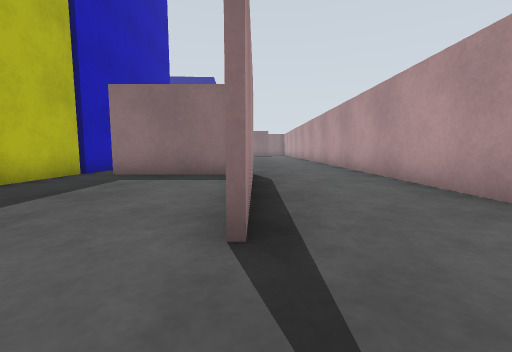
view 1 (above)

24 first-person views from a walk through a robot-simulator world made for Gazebo. The camera is 0.72 m above the floor, tilts 6° down and sees 90° across. The floor is counted in squares, 1 m on a side. Each view is taken from the middle of a square. On the plan, view 1 faces up. The plan holds only what a view shows up to about 9 squares ahead; the rest is blank. The place goes on beyond the plan. The robots in the file are not drawn.

view 2
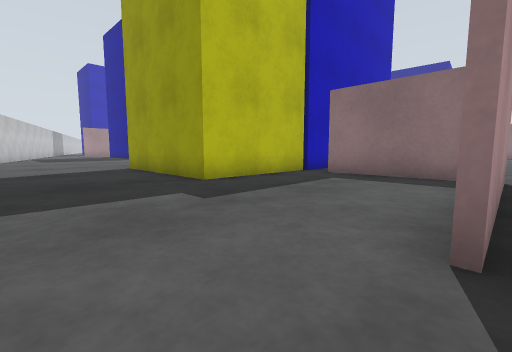

view 3
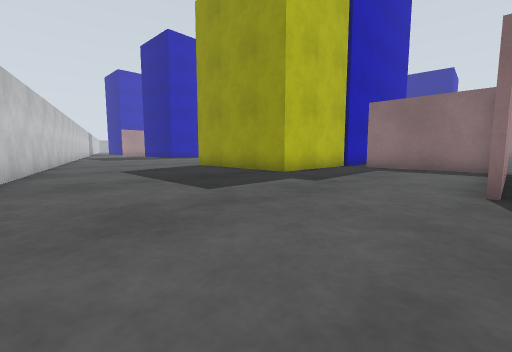

view 4
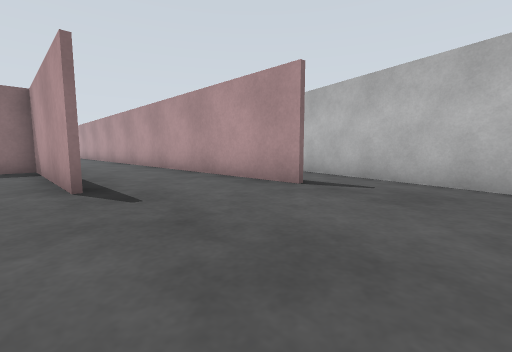

view 5
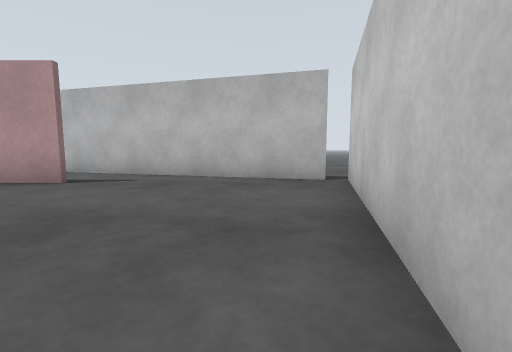

view 6
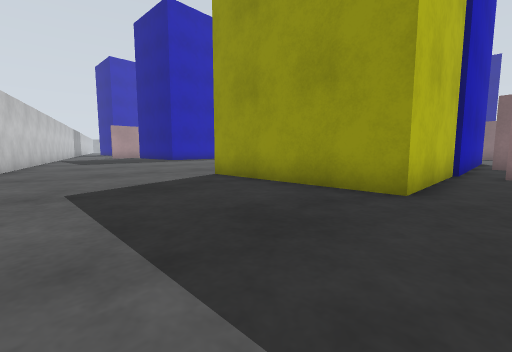

view 7
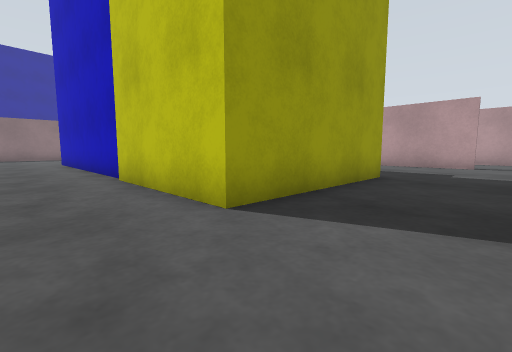

view 8
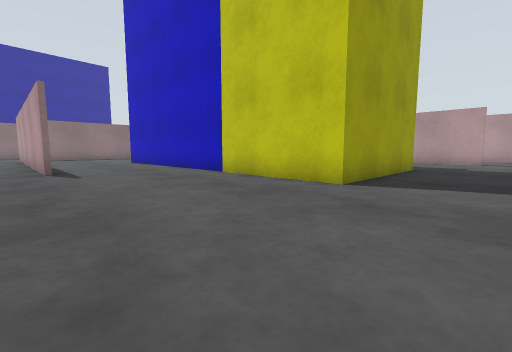

view 9
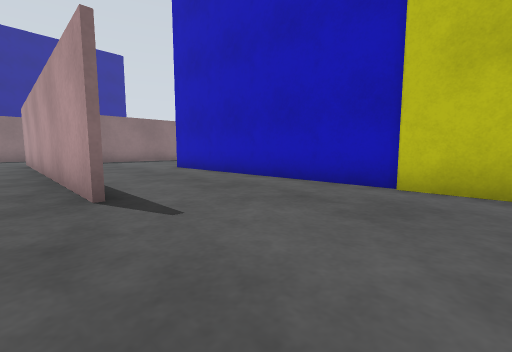

view 10
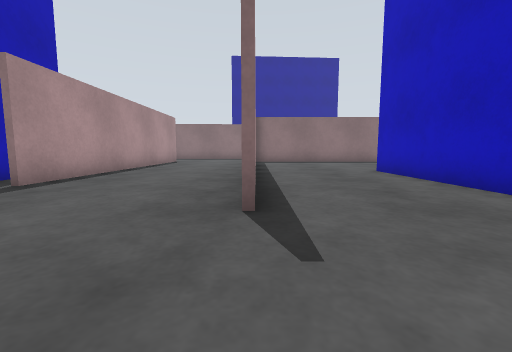

view 11
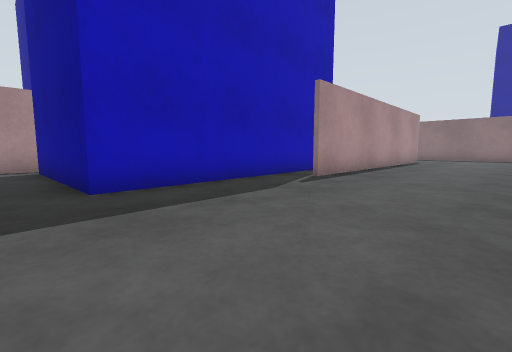

view 12
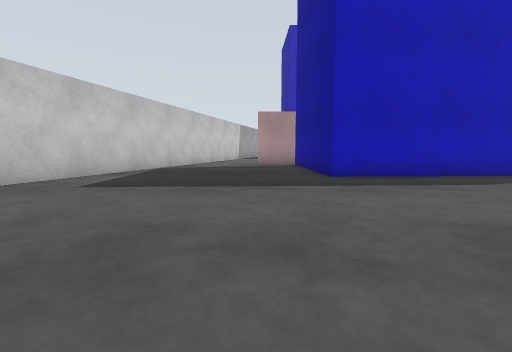

view 13
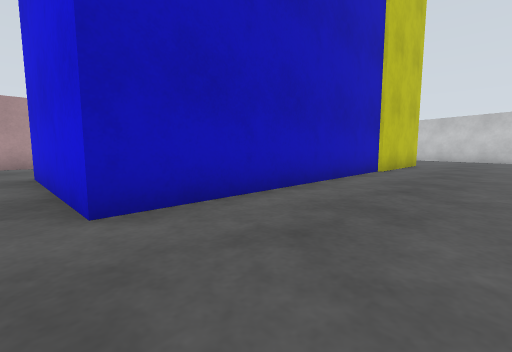

view 14
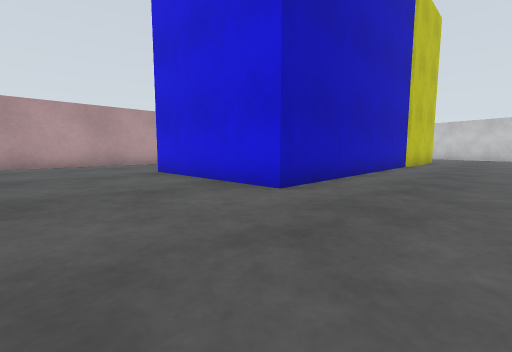

view 15
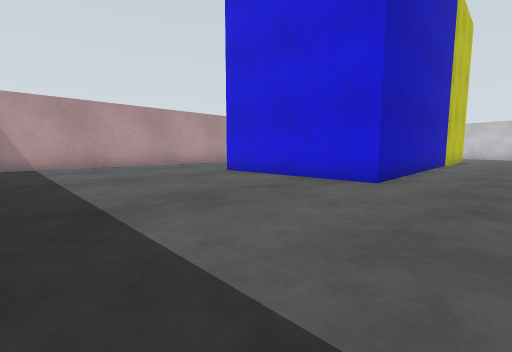

view 16
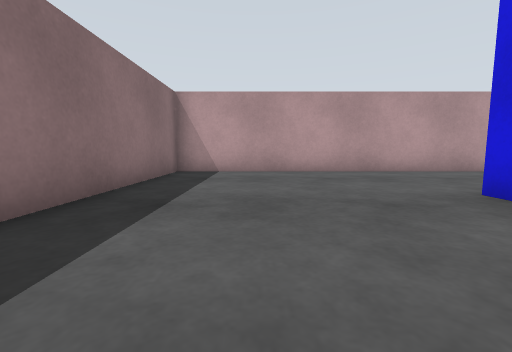

view 17
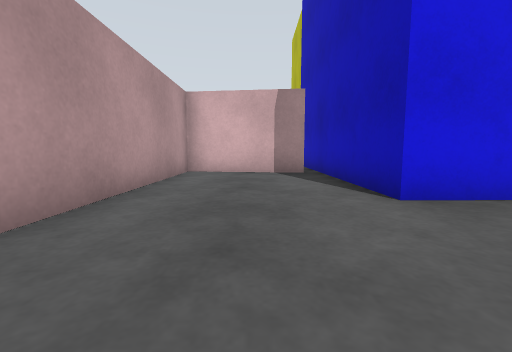

view 18
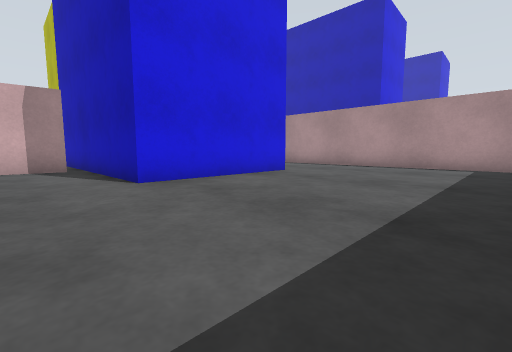

view 19
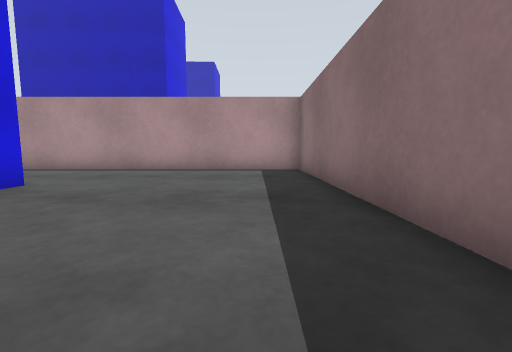

view 20
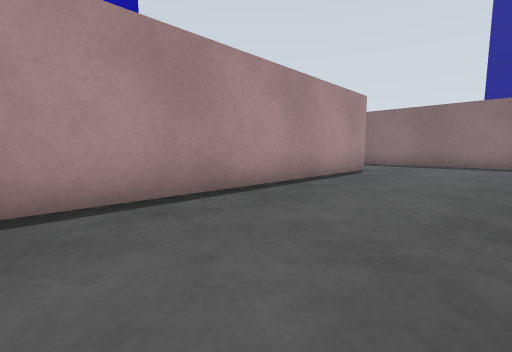

view 21
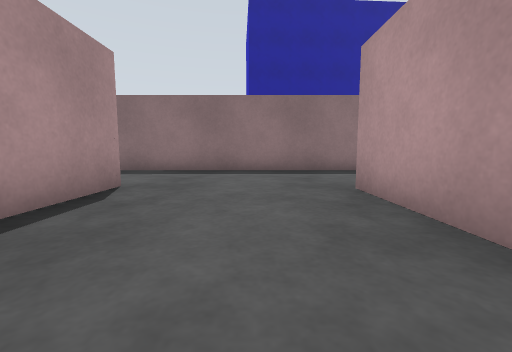

view 22
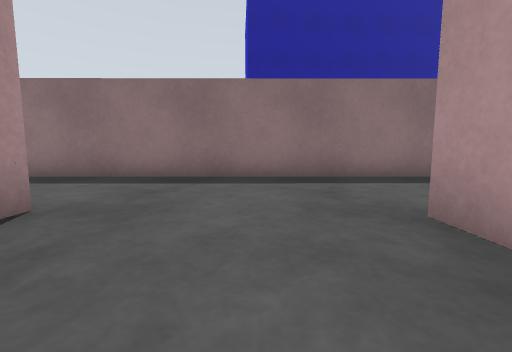

view 23
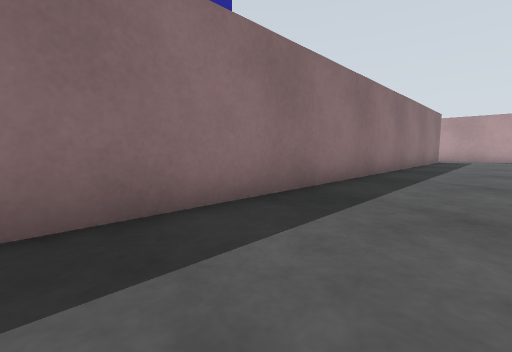

view 24
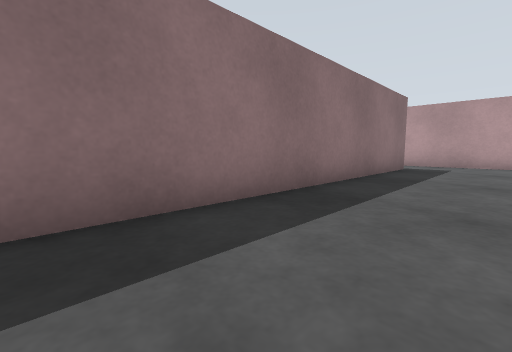

### Floor plan
Key: @ floor where view 1 was taken; # wall or solid block; x gap in a wall; . floor; B blue box; Y yellow box.
Columns run from 22 left of view 1 to 6 right of it. Each row starts with its distance up from view 1.
 26 ########################
 25  ........................
 24  ........................#
 23   .......................#
 22    #....##############
 21    #....#............#
 20    #....#............#
 19    #....#............#
 18    #....#............#
 17    #....#............#
 16    #....#............#
 15   B#....#...BBBBBB...#
 14   B#....#...B    B...#
 13   B#....#...B    B...#
 12   B#....#...B    B...#.
 11   B.....#...B    B####.
 10   B.....#...B    B.   .
  9   B.........B    B.   ...#
  8   B.........B    B.   ...#
  7 BBB.........Y    Yx####..#
  6 ............Y    Y....#..#
  5 ............Y    Y....#..#
  4 ............YYYYYY....#..#
  3 ......................#..#
  2 ......................#..#  #
  1 ##.......................# .#
  0  #### ................@.....#
 -1       ## ..................##
 -2           ###..............#
 -3             ####...........#
 -4                     .......#
 -5                      ##...##
 -6                       #####

Where each view was taken, in squares from view 1:
view 1: 0 up, 0 right, facing up
view 2: 0 up, 0 right, facing up-left
view 3: 3 down, 0 right, facing up-left
view 4: 3 down, 1 left, facing up-right
view 5: 4 down, 2 left, facing right
view 6: 1 down, 4 left, facing up-left
view 7: 1 up, 12 left, facing up-right
view 8: 1 up, 15 left, facing up-right
view 9: 6 up, 15 left, facing up-right
view 10: 7 up, 14 left, facing up
view 11: 6 up, 15 left, facing up-left
view 12: 5 up, 13 left, facing left
view 13: 16 up, 13 left, facing down-right
view 14: 19 up, 13 left, facing down-right
view 15: 21 up, 12 left, facing down-right
view 16: 19 up, 9 left, facing right
view 17: 19 up, 3 left, facing down
view 18: 21 up, 3 left, facing down-left
view 19: 20 up, 5 left, facing left
view 20: 13 up, 15 left, facing up-left
view 21: 17 up, 16 left, facing up
view 22: 19 up, 16 left, facing up
view 23: 23 up, 15 left, facing up-right
view 24: 23 up, 9 left, facing up-right
